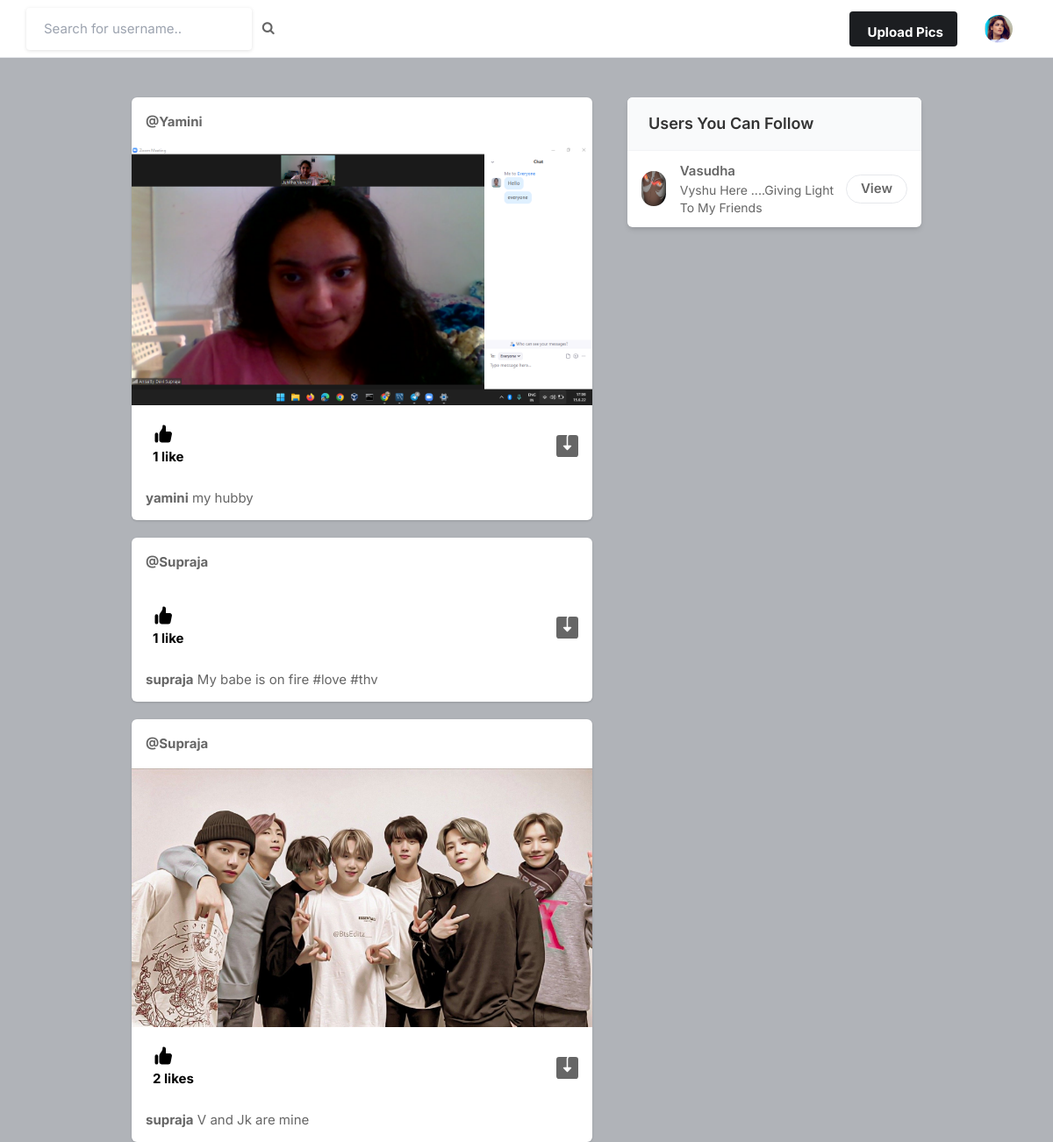
/ (signed in), run on the app's committed database.
### core/models.py (models this page shows, shortened)
class Profile(models.Model):
    user=models.ForeignKey(User,on_delete=models.CASCADE)
    id_user=models.IntegerField()
    bio=models.TextField(blank=True)
    profileimg=models.ImageField(upload_to='profile_images',default='defaultProfile.png')
    location=models.CharField(max_length=100,blank=True)

class Post(models.Model):
    id=models.UUIDField(primary_key=True,default=uuid.uuid4)
    user=models.CharField(max_length=100)
    image=models.ImageField(upload_to='post_images')
    caption=models.TextField()
    created_at=models.DateTimeField(default=datetime.now)
    no_of_likes=models.IntegerField(default=0)

### core/views.py (the view)
# urls.py: path('',views.index,name='index'),
@login_required(login_url='signin')
def index(request):
    user_object=User.objects.get(username=request.user.username)
    user_profile=Profile.objects.get(user=user_object)
    user_following_list=[]
    feed =[]
    user_following=FollowersCount.objects.filter(follower=request.user.username)
    for users in user_following:
        user_following_list.append(users.user)
    for usernames in user_following_list:
        feed_lists=Post.objects.filter(user=usernames)
        feed.append(feed_lists)
    feed_list= list(chain(*feed))
    all_users=User.objects.all()
    user_following_all=[]
    for user in user_following:
        user_list=User.objects.get(username=user.user)
        user_following_all.append(user_list)
    new_suggestions_lists=[x for x in list(all_users) if x not in list(user_following_all)]
    current_user=User.objects.filter(username=request.user.username)
    final_suggestions_list=[x for x in list(new_suggestions_lists) if x not in list(current_user)]
    random.shuffle(final_suggestions_list)
    username_profile=[]
    username_profile_list=[]
    for users in final_suggestions_list:
        username_profile.append(users.id)
    for ids in username_profile:
        profile_lists=Profile.objects.filter(id_user=ids)
        username_profile_list.append(profile_lists)
    suggestions_username_profile_list=list(chain(*username_profile_list))
    return render(request,'index.html',{'user_profile': user_profile, 'posts':feed_list,'suggestions_username_profile_list':suggestions_username_profile_list[:4]})

### templates/index.html (shortened to what this page needs)
{% load static %}
<!DOCTYPE html>
<html lang="en">
<head>
    <link rel="stylesheet" href="{% static 'assets/css/icons.css' %}">
    <link rel="stylesheet" href="{% static 'assets/css/uikit.css' %}">
    <link rel="stylesheet" href="{% static 'assets/css/style.css' %}">
    <link rel="stylesheet" href="{% static 'assets/css/tailwind.css' %}">
    <link rel="stylesheet" href="https://cdnjs.cloudflare.com/ajax/libs/font-awesome/4.7.0/css/font-awesome.min.css">
</head>
<body>
            <header>
                <div class="header_inner">
                    <form action="/search" method="POST">
                    <div class="left-side">
                            <input type="text" name="username" placeholder="Search for username..">&nbsp; &nbsp;
                            <button type="submit"><i class="fa fa-search fa-1x"></i></button>
                    </div>
                     </form>
                    <div class="right-side lg:pr-4">
                        <a href="#"
                            class="bg-pink-500 flex font-bold hidden hover:bg-pink-600 hover:text-white inline-block items-center lg:block max-h-10 mr-4 px-4 py-2 rounded shado text-white">
                              Upload Pics
                        </a>
                        <a href="#">
                            <img src="{{user_profile.profileimg.url}}" class="header-avatar" alt="">
                        </a>
                    </div>
                </div>
            </header>
            <div class="container m-auto">
                <div class="lg:flex justify-center lg:space-x-10 lg:space-y-0 space-y-5">
                    <div class="space-y-5 flex-shrink-0 lg:w-7/12">
                        {% for post in posts reversed%}
                        <div class="bg-white shadow rounded-md  -mx-2 lg:mx-0">
                            <div class="flex justify-between items-center px-4 py-3">
                                <div class="flex flex-1 items-center space-x-4">
                                    <span class="block capitalize font-semibold "><a href="/profile/{{post.user}}"><b>@{{post.user}}</b></a></span>
                                </div>
                              <div>
                                <a href="#"> <i class="icon-feather-more-horizontal text-2xl hover:bg-gray-200 rounded-full p-2 transition -mr-1 "></i> </a>
                              </div>
                            </div>
                            <div uk-lightbox>
                                <a href="{{post.image.url}}">
                                    <img src="{{post.image.url}}" alt="">
                                </a>
                            </div>
                            <div class="py-3 px-4 space-y-3">
                                <div class="flex space-x-4 lg:font-bold">
                                    <a href="/like-post?post_id={{post.id}}" class="flex items-center space-x-2">
                                        <div class="p-2 rounded-full text-black">
                                            {% if post.no_of_likes == 0 %}
                                            <p>No Likes</p>
                                            {% elif post.no_of_likes == 1 %}
                                            <p>{{post.no_of_likes}} like</p>
                                            {% else %}
                                            <p>{{post.no_of_likes}} likes</p>
                                            {% endif %}
                                        </div>
                                    </a>
                                    <a href="{{post.image.url}}" class="flex items-center space-x-2 flex-1 justify-end" download>
                                    </a>
                                </div>
                                <p>
                                    <a href="/profile/{{post.user}}"><strong>{{post.user}}</strong></a>  {{post.caption}}
                                </p>
                            </div>
                        </div>
                        {% endfor %}
                    </div>
                    <div class="lg:w-5/12">
                        <div class="bg-white  shadow-md rounded-md overflow-hidden">
                            <div class="bg-gray-50  border-b border-gray-100 flex items-baseline justify-between py-4 px-6 ">
                                <h2 class="font-semibold text-lg">Users You Can Follow</h2>
                            </div>
                            <div class="divide-gray-300 divide-gray-50 divide-opacity-50 divide-y px-4 ">
                                {% for suggestion in suggestions_username_profile_list %}
                                <div class="flex items-center justify-between py-3">
                                    <div class="flex flex-1 items-center space-x-4">
                                        <a href="/profile/{{suggestion.user}}">
                                            <img src="{{suggestion.profileimg.url}}" class="bg-gray-200 rounded-full w-10 h-10">
                                        </a>
                                        <div class="flex flex-col">
                                            <span class="block capitalize font-semibold">{{suggestion.user}}</span>
                                            <span class="block capitalize text-sm">{{suggestion.bio}}</span>
                                        </div>
                                    </div>
                                    <a href="/profile/{{suggestion.user}}" class="border border-gray-200 font-semibold px-4 py-1 rounded-full hover:bg-pink-600 hover:text-white hover:border-pink-600 "> View </a>
                                </div>
                                {% endfor %}
                            </div>
                        </div>
                    </div>
                </div>
            </div>
</body>
</html>

### static/assets/css/style.css (style rules this page uses)
body { background-color: #B0B3B8!important; }
button { vertical-align: middle; }
input { height: 48px; line-height: 48px; padding: 0 20px; outline: none; font-size: 15px; color: #808080; max-width: 100%; width: 100%; -webkit-box-sizing: border-box; box-sizing: border-box; display: block; font-weight: 400; opacity: 1; border-radius: 4px; border: none; -webkit-box-shadow: 0 1px 4px 0px rgba(0, 0, 0, 0.12); box-shadow: 0 1px 4px 0px rgba(0, 0, 0, 0.12); }
input[type="text"], input[type="password"], input[type="email"], input[type="number"] { height: 48px; line-height: 48px; padding: 0 20px; outline: none; font-size: 15px; color: #808080; max-width: 100%; width: 100%; -webkit-box-sizing: border-box; box-sizing: border-box; display: block; font-weight: 400; opacity: 1; border-radius: 4px; border: none; -webkit-box-shadow: 0 1px 4px 0px rgba(0, 0, 0, 0.12); box-shadow: 0 1px 4px 0px rgba(0, 0, 0, 0.12); }
input { -webkit-transition: all 0.1s ease-in-out; transition: all 0.1s ease-in-out; }
::placeholder { color: #808080; opacity: 1; }
button { border: none; margin: 0; padding: 0; width: auto; overflow: visible; background: transparent; color: inherit; font: inherit; line-height: normal; cursor: pointer; }
a { color: #be185d; -webkit-transition: 0.3s; transition: 0.3s; outline: none !important; }
button { outline: none !important; }
img { max-width: 100%; }
body { color: #666; font-size: 15px; line-height: 27px; background-color: #f0f2f5; font-family: "Inter", sans-serif; text-transform: none; }
body p { font-size: 15px; line-height: 27px; }
h1, h2, h3, h4, h5, h6 { font-family: "Inter", sans-serif; text-transform: none; }
input[type="text"], input[type="password"], input[type="email"] { font-family: "Inter", sans-serif; text-transform: none; }
button, body .pac-container { font-family: "Inter", sans-serif; text-transform: none; }
h1, h2, h3, h4, h5, h6 { color: #333; font-weight: 500; margin: 0; padding: 0; }
h2 { font-size: 26px; }
b, strong { font-weight: 700 !important; }
@media (min-width: 1024px) { .container { max-width: 900px !important; padding-top: 45px; } }
header { background-color: #fff; left: 0; right: 0; top: 0; z-index: 99; height: 66px; display: -webkit-box; display: -ms-flexbox; display: flex; -webkit-box-align: center; -ms-flex-align: center; align-items: center; border-bottom: 1px solid #e5e7eb; }
header .header_inner { display: -webkit-box; display: -ms-flexbox; display: flex; -webkit-box-align: center; -ms-flex-align: center; align-items: center; max-width: 1090px; margin: auto; width: 100%; max-width: 100% !important; padding: 0 30px; }
header .header_inner .left-side { display: -webkit-box; display: -ms-flexbox; display: flex; -webkit-box-align: center; -ms-flex-align: center; align-items: center; }
header .header_inner .right-side { display: -webkit-box; display: -ms-flexbox; display: flex; -webkit-box-align: center; -ms-flex-align: center; align-items: center; -webkit-box-pack: end; -ms-flex-pack: end; justify-content: flex-end; margin-left: auto; }
header .header_inner .right-side .header-avatar { width: 32px; height: 32px; border-radius: 100%; margin-left: 15px; }

### data on the page
Profile: profileimg (picture)
Post: user "Yamini", image (picture), no_of_likes "1", user "yamini", caption "my hubby"
Post: user "Supraja", no_of_likes "1", user "supraja", caption "My babe is on fire #love #thv"
Post: user "Supraja", image (picture), no_of_likes "2", user "supraja", caption "V and Jk are mine"
Profile: profileimg (picture), user "Vasudha", bio "Vyshu Here ....Giving Light To My Friends"
